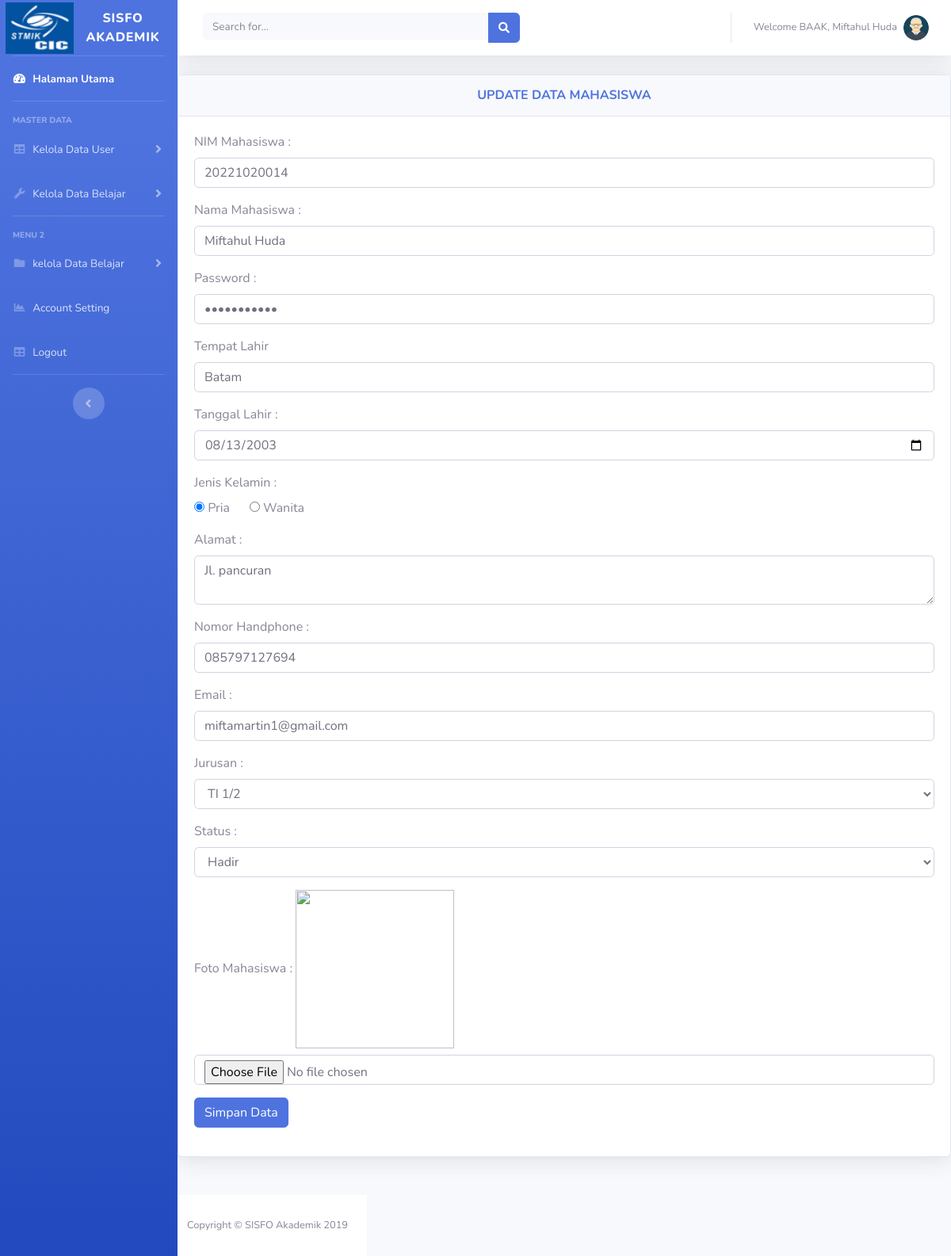
The page /baak/index.php?page=data_mahasiswa_update&idm=1 (signed in) on the database its author committed.
### tables this page shows
CREATE TABLE `tbl_user` (
  `id_user` int(11) NOT NULL,
  `nm_user` varchar(50) NOT NULL,
  `username` varchar(30) NOT NULL,
  `password` varchar(15) NOT NULL,
  `status` varchar(20) NOT NULL
);

CREATE TABLE `tbl_mahasiswa` (
  `id_mhs` int(11) NOT NULL,
  `nim_mhs` varchar(15) NOT NULL,
  `nm_mhs` varchar(50) NOT NULL,
  `password` varchar(15) NOT NULL,
  `tmp_lahir` text NOT NULL,
  `tgl_lahir` date NOT NULL,
  `gender` varchar(15) NOT NULL,
  `alamat` text NOT NULL,
  `nohp` varchar(13) NOT NULL,
  `email` varchar(50) NOT NULL,
  `jurusan` varchar(30) NOT NULL,
  `status` varchar(15) NOT NULL,
  `foto` text NOT NULL
);

### baak/data_mahasiswa_update.php (the view, shortened to what this page needs)
<?php
include "../koneksi.php";
$sqlm = mysqli_query($con, "SELECT * FROM tbl_mahasiswa WHERE id_mhs = '$_GET[idm]'");
$rm = mysqli_fetch_array($sqlm);
?>
<div class="row">
            <div class="col-lg-12 mb-4">
              <div class="card shadow mb-4">
                <div class="card-header py-3">
                  <h6 class="m-0 font-weight-bold text-primary" align="center">UPDATE DATA MAHASISWA</h6>
                </div>
                <div class="card-body">
                    <form class="user" method="POST" enctype="multipart/form-data">
                    <div class="form-group">
                          <Label>NIM Mahasiswa :</Label>
                          <input type="text" class="form-control" name="nim_mhs" value="<?= "$rm[nim_mhs]" ?>">
                    </div>
                    <div class="form-group">
                          <Label>Nama Mahasiswa :</Label>
                          <input type="text" class="form-control" name="nm_mhs" value="<?= "$rm[nm_mhs]" ?>">
                    </div>
                    <div class="form-group">
                          <Label>Password :</Label>
                          <input type="password" class="form-control" name="password" value="<?= "$rm[nim_mhs]" ?>">
                      </div>
                     <div class="form-group">
                          <Label>Tempat Lahir</Label>
                          <input type="text" class="form-control" name="tmp_lahir" value="<?= "$rm[tmp_lahir]" ?>">
                      </div>
                      <div class="form-group">
                          <Label>Tanggal Lahir :</Label>
                          <input type="date" class="form-control" name="tgl_lahir" value="<?= "$rm[tgl_lahir]" ?>">
                      </div>
                    <div class="form-group">
                          <Label>Jenis Kelamin :</Label><br>
                          <input type="Radio" name="gender" value="Laki-Laki" <?php if($rm['gender'] == "Pria") echo"checked='checked'"; ?>> Pria &nbsp&nbsp&nbsp&nbsp
                          <input type="Radio" name="gender" value="Perempuan" <?php if($rm['gender'] == "Wanita") echo"checked='checked'"; ?>> Wanita
                      </div>
                      <div class="form-group">
                          <Label>Alamat :</Label>
                          <textarea name="alamat" class="form-control"><?= "$rm[alamat]" ?></textarea>
                    </div>
                    <div class="form-group">
                          <Label>Nomor Handphone :</Label>
                          <input type="text" class="form-control" name="nohp" value="<?= "$rm[nohp]" ?>">
                    </div>
                    <div class="form-group">
                          <Label>Email :</Label>
                          <input type="email" class="form-control" name="email" value="<?= "$rm[email]" ?>">
                    </div>
                    <div class="form-group">
                          <Label>Jurusan :</Label>
                          <select name="jurusan" class="form-control" id="">
                            <option value="<?= "$rm[jurusan]" ?>"><?= "$rm[jurusan]" ?></option>
                          </select>
                    </div>
                    <div class="form-group">
                          <Label>Status :</Label>
                          <select name="status" class="form-control" id="">
                            <option value="<?= "$rm[status]" ?>"><?= "$rm[status]" ?></option>
                          </select>
                    </div>
                    <div class="form-group">
                          <Label>Foto Mahasiswa  :
                              <?=
                              "<img src='../assets/foto_mahasiswa/$rm[foto]' width='200' height='200'>"
                              ?>
                          </Label>
                          <input type="file" class="form-control" name="foto">
                    </div>
                    <div class="form-group">
                          <input type="submit" class="btn btn-primary" name="submit" value="Simpan Data">
                    </div>
                  </form>
            </div>
          </div>

### baak/index.php (shortened to what this page needs)
<?php
include"../koneksi.php";
$sqluser = mysqli_query($con, "select * from tbl_user where username = '$_SESSION[namauser]' ");
$ru = mysqli_fetch_array($sqluser);
?>
<!DOCTYPE html>
<html lang="en">
<head>
    <link href="../assets/vendor/fontawesome-free/css/all.min.css" rel="stylesheet" type="text/css">
    <link href="../assets/css/sb-admin-2.min.css" rel="stylesheet">
    <link href="../assets/vendor/datatables/dataTables.bootstrap4.min.css" rel="stylesheet">
</head>
<body id="page-top">
    <div id="wrapper">
        <ul class="navbar-nav bg-gradient-primary sidebar sidebar-dark accordion" id="accordionSidebar">
            <a class="sidebar-brand d-flex align-items-center justify-content-center" href="index.html">
                <div class="sidebar-brand-icon">
                    <img src="../assets/img/logo2.png">
                </div>
                <div class="sidebar-brand-text mx-3">SISFO AKADEMIK</div>
            </a>
            <hr class="sidebar-divider my-0">
            <li class="nav-item active">
                <a class="nav-link" href="index.php">
                    <i class="fas fa-fw fa-tachometer-alt"></i>
                    <span>Halaman Utama</span></a>
            </li>
            <hr class="sidebar-divider">
            <div class="sidebar-heading">
                Master Data
            </div>
            <li class="nav-item">
                <a class="nav-link collapsed" href="#" data-toggle="collapse" data-target="#collapseTwo" aria-expanded="true" aria-controls="collapseTwo">
                    <i class="fas fa-fw fa-table"></i>
                    <span>Kelola Data User</span>
                </a>
            </li>
            <li class="nav-item">
                <a class="nav-link collapsed" href="#" data-toggle="collapse" data-target="#collapseUtilities" aria-expanded="true" aria-controls="collapseUtilities">
                    <i class="fas fa-fw fa-wrench"></i>
                    <span>Kelola Data Belajar</span>
                </a>
            </li>
            <hr class="sidebar-divider">
            <div class="sidebar-heading">
                Menu 2
            </div>
            <li class="nav-item">
                <a class="nav-link collapsed" href="#" data-toggle="collapse" data-target="#collapsePages" aria-expanded="true" aria-controls="collapsePages">
                    <i class="fas fa-fw fa-folder"></i>
                    <span>kelola Data Belajar</span>
                </a>
            </li>
            <li class="nav-item">
                <a class="nav-link" href="charts.html">
                    <i class="fas fa-fw fa-chart-area"></i>
                    <span>Account Setting</span></a>
            </li>
            <li class="nav-item">
                <a class="nav-link" href="logout.php">
                    <i class="fas fa-fw fa-table"></i>
                    <span>Logout</span></a>
            </li>
            <hr class="sidebar-divider d-none d-md-block">
            <div class="text-center d-none d-md-inline">
                <button class="rounded-circle border-0" id="sidebarToggle"></button>
            </div>
        </ul>
        <div id="content-wrapper" class="d-flex flex-column">
            <div id="content">
                <nav class="navbar navbar-expand navbar-light bg-white topbar mb-4 static-top shadow">
                    <form class="d-none d-sm-inline-block form-inline mr-auto ml-md-3 my-2 my-md-0 mw-100 navbar-search">
                        <div class="input-group">
                            <input type="text" class="form-control bg-light border-0 small" placeholder="Search for..." aria-label="Search" aria-describedby="basic-addon2">
                            <div class="input-group-append">
                                <button class="btn btn-primary" type="button">
                                    <i class="fas fa-search fa-sm"></i>
                                </button>
                            </div>
                        </div>
                    </form>
                    <ul class="navbar-nav ml-auto">
                        <li class="nav-item dropdown no-arrow">
                            <a class="nav-link dropdown-toggle" href="#" id="userDropdown" role="button" data-toggle="dropdown" aria-haspopup="true" aria-expanded="false">
                                <span class="mr-2 d-none d-lg-inline text-gray-600 small">Welcome <?php echo"$ru[status]"; ?>, <?php echo"$ru[nm_user]"; ?></span>
                                <img class="img-profile rounded-circle" src="../assets/img/user.png">
                            </a>
                        </li>
                    </ul>
                </nav>
            <?php
            if(isset($_GET['page'])){
              $page = $_GET['page'];
            switch($page){
                case'data_mahasiswa_update';
                include 'data_mahasiswa_update.php';
                break;
                }
               }
               else{
                include"beranda.php";
               }
                ?>
            </div>
            <footer class="sticky-footer bg-white">
                <div class="container my-auto">
                    <div class="copyright text-center my-auto">
                        <span>Copyright &copy; SISFO Akademik 2019</span>
                    </div>
                </div>
            </footer>
        </div>
    </div>
</body>
</html>

### rows shown on the page
tbl_user: status "BAAK", nm_user "Miftahul Huda"
tbl_mahasiswa: nim_mhs "20221020014", nm_mhs "Miftahul Huda", tmp_lahir "Batam", tgl_lahir "08/13/2003", gender "☑", alamat "Jl. pancuran", nohp "085797127694", email "miftamartin1@gmail.com", jurusan "TI 1/2", status "Hadir"
